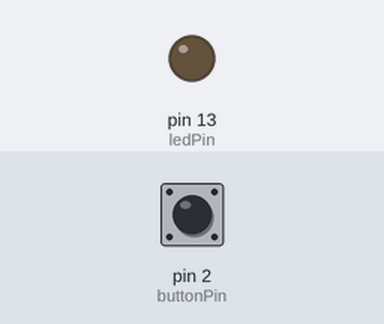
Simulated run of this sketch. Board: Arduino Uno, built with avr-gcc and run on an emulated ATmega328P. Shown: output pins drawn as LEDs (lit = HIGH). The test bench sets the inputs (shaded band); at power-on: pin 2 (buttonPin) HIGH.

Above: at 1.2 s.
1.3 s: pin 2 (buttonPin) pulled LOW for 0.15 s
At 1.37 s:
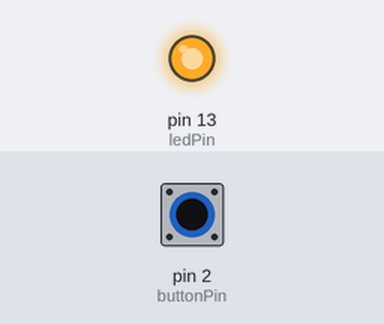
2.9 s: pin 2 (buttonPin) pulled LOW for 3.2 s
At 7.1 s:
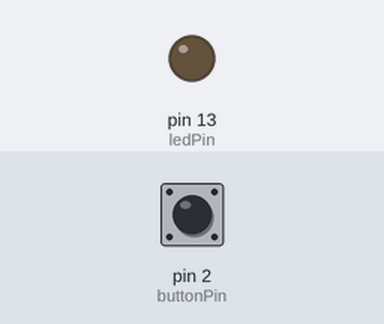
Timing chart, 0 to 8.6 s (numbered marks = the images above; inputs shaded):
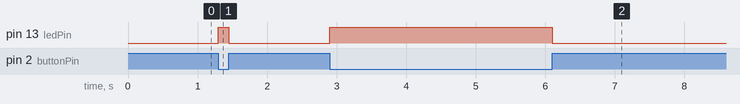

The sketch:

button_led.ino
```cpp
const int buttonPin = 2;
const int ledPin = LED_BUILTIN;

void setup() {
  pinMode(ledPin, OUTPUT);
  pinMode(buttonPin, INPUT_PULLUP);
}

void loop() {
  int pressed = digitalRead(buttonPin) == LOW;
  digitalWrite(ledPin, pressed ? HIGH : LOW);
}
```

Measured:
- after the input at 1.3 s, pin 13 (ledPin): LOW → HIGH at once, → LOW 0.15 s later
- after the input at 2.9 s, pin 13 (ledPin): LOW → HIGH at once, → LOW 3.2 s later
